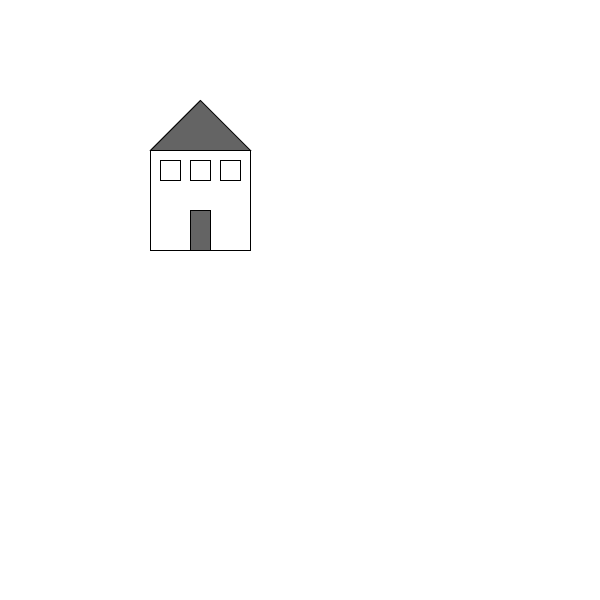
Frame 1 (no input)
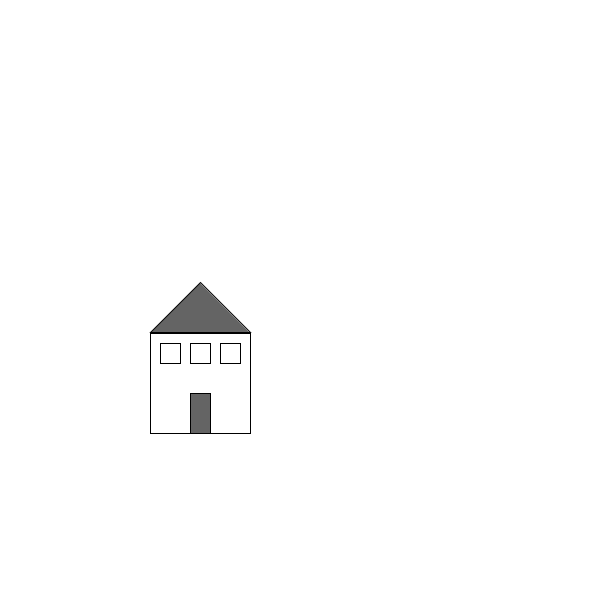
Frame 60 (the mouse pressed at the canvas centre just before this capture)
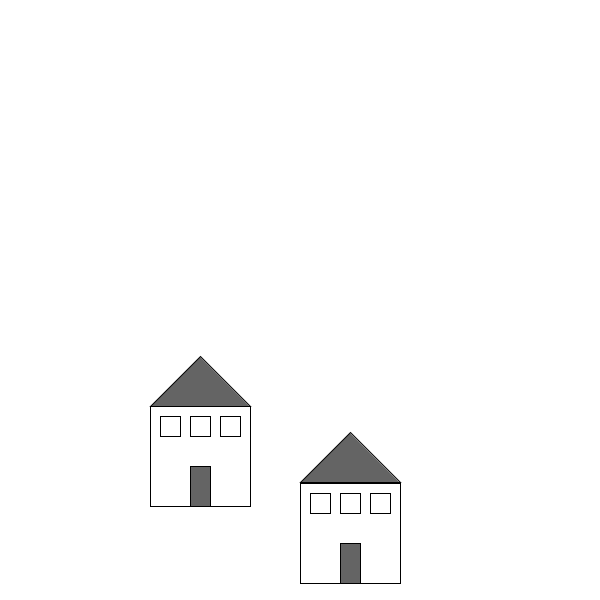
Frame 120 (the mouse held since frame 60 and released just before this capture)

The Processing sketch that drew these frames (run headless with seeded random() and noise(); from frame 60 on, the mouse is pressed at the canvas centre):

// Processing sketch: house_object_append
// ── house_object_append.pde
//house object
House[] house = new House[1]; //start with an array of just one element
float gravity = 0.1;
color c = 255;

void setup() {
  size(600, 600); 
  background(255);
  house[0] = new House(150, 150, 20, 20, 100); 
  smooth(2);
}

void draw() {
  background(255);
  noFill(); 
  //whatever the length of array, update and display all objects
  for (int i = 0; i < house.length; i++) {
    house[i].gravity();
    house[i].move();
     house[i].drawHouse(c);
  }
}

void mousePressed(){
  //make a new house at the mouse location
 House b = new House(mouseX, mouseY, 20, 20, 100); 
 house = (House[]) append(house, b);
 //color c = color(random(150, 255), random(150, 255), random(150, 255)); 
}
// ── House.pde
class House {
  //house variables
  float x, y, w, h, houseD, speed; 
  //house constructor
  House(float tempX, float tempY, float tempW, float tempH, float tempHouseD) { 
    x = tempX;
    y = tempY;
   w =tempW;
   h = tempH;
    houseD = tempHouseD;
    speed = 0;
  }
  
  void gravity(){
   //add gravity to speed
   speed = speed + gravity;
  }
  
  void move(){
   //add speed to y location
   y = y +speed;
   //if house reaches the bottom, revese speed
   if(y > height){
    speed = speed * -0.95;
    y = height;
   }
  }

  void drawHouse(color houseColor) {
    //house
    fill(houseColor);
    rect(x, y, houseD, houseD);
    //windows
    for (float i = x+10; i < x+houseD; i = i+30) {
      stroke(0); 
      rect(i, y+10, w, h);
    }
    fill(100);
    //roof
    triangle(x, y, x+houseD/2, y-houseD/2, x+houseD, y);
    //door 
    rect(x+40, y+60, w, h*2);
  }
}
